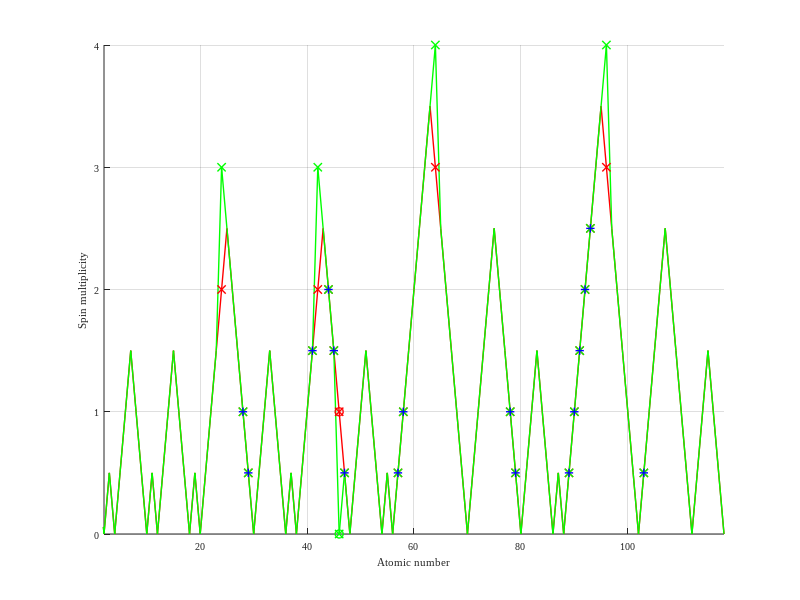
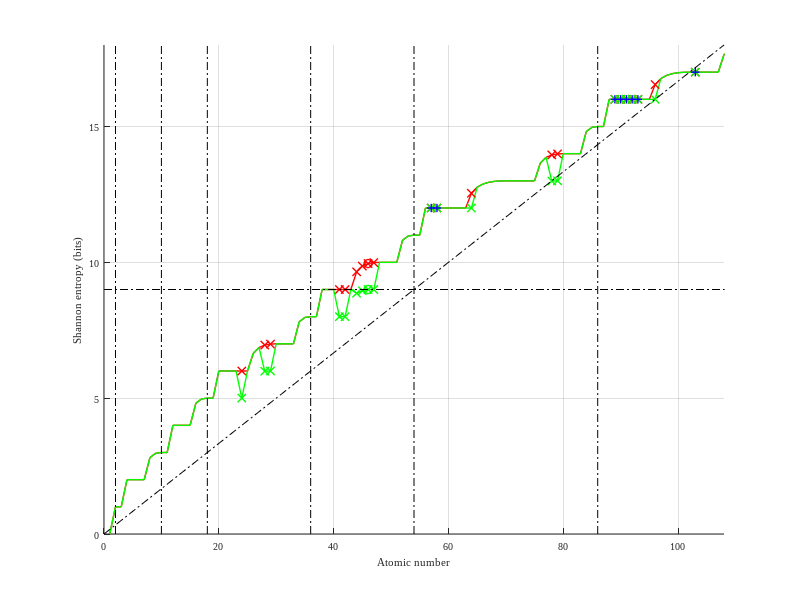

Here is the MATLAB script that generated these plots, in order:
clear all

% Matlab script to calculate and draw chemical elements' entropy following Hund and Aufbau rule.
% Based on
% https://pubs.aip.org/aip/adv/article/13/10/105308/2915332/The-second-law-of-infodynamics-and-its
% https://www.researchgate.net/publication/374752685_Shannon_Entropy_of_Chemical_Elements

% (c) Szymon Lukaszyk
% licensed under MIT License
% email: szymon@patent.pl
% History
% v1: 16.10.2023 1st working version
% v2: 17.10.2023 code simplification
% v3: 18.10.2023 code simplification, spin multiplicities

s2 =   log2(2);
p4 = 2*log2(2)                 -log2(3^(3/4));
p5 =           -log2(2^(2/5))  -log2(3^(3/5))  +log2(5);
d6 =   log2(2)                                 -log2(5^(5/6)) +log2(3);
d7 =           -log2(2^(2/7))                  -log2(5^(5/7)) +log2(7);
d8 = 3*log2(2)                 -log2(3^(3/8))  -log2(5^(5/8)); 
d9 =           -log2(2^(8/9))                  -log2(5^(5/9)) +log2(9);
f8 = 3*log2(2)                                                          -log2(7^(7/8));
f9 =           -log2(2^(2/9))                                           -log2(7^(7/9))  +log2(9); 
f10=   log2(2)                 -log2(3^(3/10))                          -log2(7^(7/10)) +log2(5);
f11=           -log2(2^(8/11))                                          -log2(7^(7/11)) +log2(11);
f12= 2*log2(2)                                 -log2(5^(5/12))          -log2(7^(7/12)) +log2(3);
f13=           -log2(2^(6/13)) -log2(3^(6/13))                          -log2(7^(7/13)) +log2(13);

p4c = 2*log2(2) - (3/4)*log2(3);
p5c =   log2(5) - (3/5)*log2(3) - 2*log2(2)/5;

d6c = log2(6) -(5/6) *log2(5);
d7c = log2(7) -(5/7) *log2(5) - 2*log2(2)/7;
d8c = 3*log2(2) -(5/8) *log2(5) - 3*log2(3)/8;
d9c = log2(9) -(5/9) *log2(5) - 4*log2(4)/9;

f8c = 3*log2(2) -(7/8) *log2(7);
f9c = log2(9) -(7/9) *log2(7) -2*log2(2)/9;
f10c= log2(2) +log2(5)- (7/10)*log2(7) -3*log2(3)/10;
f11c= log2(11) -(7/11)*log2(7) -4*log2(4)/11;
f12c= log2(12) -(7/12)*log2(7) -5*log2(5)/12;
f13c= log2(13) -(7/13)*log2(7) -6*log2(6)/13;

EL={
%Z,	'conf_act'		'conf_auf'  'cmnt'      'S_act' 'S_auf;
1,	0,				0,	        '',             1,	1;
2,	s2,			    s2,	        '1st',			0,	0;
3,	s2,	  		    s2,	        '',             1,	1;
4,	2*s2,		    2*s2,	    '',				0,	0;
5,	2*s2,			2*s2,	    '',             1,	1;
6,	2*s2,			2*s2,	    '',             2,	2;
7,	2*s2,			2*s2,	    '',             3,	3;
8,	2*s2+p4,		2*s2+p4,	'',             2,	2;
9,	2*s2+p5,		2*s2+p5,	'',             1,	1;
10,	3*s2,			3*s2,	    '2nd',			0,	0;
11,	3*s2,			3*s2,	    '',             1,	1;
12,	4*s2,			4*s2,	    '',				0,	0;
13,	4*s2,			4*s2,	    '',             1,	1;
14,	4*s2,			4*s2,	    '',             2,	2;
15,	4*s2,			4*s2,	    '',             3,	3;
16,	4*s2+p4,		4*s2+p4,	'',             2,	2;
17,	4*s2+p5,		4*s2+p5,	'',             1,	1;
18,	5*s2,			5*s2,	    '3rd',			0,	0;
19,	5*s2,			5*s2,	    '',             1,	1;
20,	6*s2,			6*s2,	    '',				0,	0;
21,	6*s2,			6*s2,	    '',             1,	1;
22,	6*s2,			6*s2,	    '',             2,	2;
23,	6*s2,			6*s2,	    '',             3,	3;
24,	5*s2,			6*s2,	    'exc',			6,	4;
25,	6*s2,			6*s2,	    '',				5, 	5;
26,	6*s2+d6,		6*s2+d6,	'',				4,  4;
27,	6*s2+d7,		6*s2+d7,	'',				3,  3;
28,	5*s2+d9,		6*s2+d8,	'exc',			2, 	2;
29,	6*s2,			6*s2+d9,	'exc',			1, 	1;
30,	7*s2,			7*s2,	    '',				0, 	0;
31,	7*s2,			7*s2,	    '',				1, 	1;
32,	7*s2,			7*s2,	    '',				2, 	2;
33,	7*s2,			7*s2,	    '',				3, 	3;
34,	7*s2+p4,		7*s2+p4,	'',				2, 	2;
35,	7*s2+p5,		7*s2+p5,	'',				1, 	1;
36,	8*s2,			8*s2,	    '4th',			0, 	0;
37,	8*s2,			8*s2,	    '',				1, 	1;
38,	9*s2,			9*s2,	    '', 			0, 	0;
39,	9*s2,			9*s2,	    '', 			1, 	1;
40,	9*s2,			9*s2,	    '',				2,  2;
41,	8*s2,			9*s2,	    'exc',			3, 	3;
42,	8*s2,			9*s2,	    'exc',			6, 	4;
43,	9*s2,			9*s2,	    '',				5,  5;
44,	8*s2+d7,		9*s2+d6,	'exc',			4, 	4;
45,	8*s2+d8,		9*s2+d7,	'exc',			3, 	3;
46,	9*s2,			9*s2+d8,	'exc',			0, 	2;
47,	9*s2,			9*s2+d9,	'exc',			1, 	1;
48,	10*s2,			10*s2,	    '',				0, 	0;
49,	10*s2,			10*s2,	    '',				1, 	1;
50,	10*s2,			10*s2,	    '',				2, 	2;
51,	10*s2,			10*s2,	    '',				3, 	3;
52,	10*s2+p4,		10*s2+p4,	'',				2, 	2;
53,	10*s2+p5,		10*s2+p5,	'',				1, 	1;
54,	11*s2,			11*s2,	    '5th',			0, 	0;
55,	11*s2,			11*s2,	    '',				1, 	1;
56,	12*s2,			12*s2,	    '',				0,  0;
57,	12*s2,			12*s2,	    'exc',			1, 	1;
58,	12*s2,			12*s2,	    'exc',			2, 	2;
59,	12*s2,			12*s2,	    '',				3,  3;
60,	12*s2,			12*s2,	    '',				4,  4;
61,	12*s2,			12*s2,	    '',				5,  5;
62,	12*s2,			12*s2,	    '',				6,  6;
63,	12*s2,			12*s2,	    '',				7,  7;
64,	12*s2,			12*s2+f8,	'exc',			8, 	6;
65,	12*s2+f9,		12*s2+f9,	'',				5,  5;
66,	12*s2+f10,		12*s2+f10,	'',				4,  4;
67,	12*s2+f11,		12*s2+f11,	'',				3,  3;
68,	12*s2+f12,		12*s2+f12,	'',				2,  2;
69,	12*s2+f13,		12*s2+f13,	'',				1,  1;
70,	13*s2,			13*s2,	    '',				0,  0;
71,	13*s2,			13*s2,	    '',				1, 	1;
72,	13*s2,			13*s2,	    '',				2,  2;
73,	13*s2,			13*s2,	    '',				3,  3;
74,	13*s2,			13*s2,	    '',				4,  4;
75,	13*s2,			13*s2,	    '',				5,  5;
76,	13*s2+d6,		13*s2+d6,	'',				4,  4;
77,	13*s2+d7,		13*s2+d7,	'',				3,  3;
78,	12*s2+d9,		13*s2+d8,	'exc',			2, 	2;
79,	13*s2,			13*s2+d9,	'exc',			1, 	1;
80,	14*s2,			14*s2,	    '',				0,  0;
81,	14*s2,			14*s2,	    '',				1, 	1;
82,	14*s2,			14*s2,	    '',				2, 	2;
83,	14*s2,			14*s2,	    '',				3, 	3;
84,	14*s2+p4,		14*s2+p4,	'',				2, 	2;
85,	14*s2+p5,		14*s2+p5,	'',				1, 	1;
86,	15*s2,			15*s2,	    '6th',			0, 	0;
87,	15*s2,			15*s2,	    '',				1, 	1;
88,	16*s2,			16*s2,	    '',				0,  0;
89,	16*s2,			16*s2,	    'exc',			1,	1;
90,	16*s2,			16*s2,	    'exc',			2,	2;
91,	16*s2,			16*s2,	    'exc',			3,	3;
92,	16*s2,			16*s2,	    'exc',			4,	4;
93,	16*s2,			16*s2,	    'exc',			5, 	5;
94,	16*s2,			16*s2,	    '',				6,  6;
95,	16*s2,			16*s2,	    '',				7,  7;
96,	16*s2,			16*s2+f8,	'exc',			8,	6;
97,	16*s2+f9,		16*s2+f9,	'',				5,  5; 
98,	16*s2+f10,		16*s2+f10,	'',				4,  4; 
99,	16*s2+f11,		16*s2+f11,	'',				3,  3; 
100,16*s2+f12,		16*s2+f12,	'',				2,  2; 
101,16*s2+f13,		16*s2+f13,	'',				1,  1; 
102,17*s2,			17*s2,	    '',				0,  0;    
103,17*s2,			17*s2,	    'exc',			1,  1;
104,17*s2,			17*s2,	    '',				2,  2;    
105,17*s2,			17*s2,	    'prd',			3,  3; 
106,17*s2,			17*s2,	    'prd',			4,  4;  
107,17*s2,			17*s2,	    'prd',			5,  5;  
108,17*s2+d6,		17*s2+d6,	'prd',			4,  4;  
109,17*s2+d7,		17*s2+d7,	'prd',			3,  3; 
110,17*s2+d8,		17*s2+d8,	'prd',			2,  2; 
111,17*s2+d9,		17*s2+d9,	'prd',			1,  1;  
112,18*s2,		    18*s2,	    'prd',			0,  0;  
113,18*s2,		    18*s2,	    'prd',			1,  1;  
114,18*s2,		    18*s2,	    'prd',			2,  2;  
115,18*s2,		    18*s2,	    'prd',			3,  3;  
116,18*s2+p4,		18*s2+p4,	'prd',			2,  2; 
117,18*s2+p5,		18*s2+p5,	'prd',			1,  1; 
118,19*s2,		    19*s2,	    'prd', 			0,	0};

for k=1:size(EL, 1)
  ZZ(k) = EL{k,1};
  HH(k) = EL{k,2};  
  HHH(k)= EL{k,3};
  SS(k) = EL{k,5}/2;
  SSS(k)= EL{k,6}/2;  
end  

drawspin    = 1;
drawentropy = 1;

if drawspin
    sf = figure
    hold on
    grid on
    linew=1;
    plot(ZZ,SSS, 'r','LineWidth',linew)
    plot(ZZ,SS,  'g','LineWidth',linew)
    plot([0 1], [0 .5],  'g','LineWidth',linew)
    set(gca,'FontName', 'Times New Roman')
    set(gca,'FontSize', 7)
    xlabel('Atomic number')
    ylabel('Spin multiplicity')
    axis([2 118 0 4])
    for k=1:length(ZZ)
        if strcmp(EL{k,4}, 'exc')
            plot(ZZ(k), SSS(k),'rx','LineWidth',linew)
            plot(ZZ(k), SS(k), 'gx','LineWidth',linew)        
            if   SS(k) == SSS(k)
              plot(ZZ(k), SS(k),'b+','LineWidth',linew)  
            end    
        end
        if k == 46
            plot(ZZ(k), SSS(k),'ro','LineWidth',linew)
            plot(ZZ(k), SS(k), 'go','LineWidth',linew)        
        end    
    end  

    %rect = [left, bottom, width, height]
    rect = get(sf, 'OuterPosition')
    rect(4) = rect(4)*.6;
    set(sf, 'OuterPosition', rect)
end
if drawentropy
    ef = figure
    hold on
    grid on
    linew=1;
    plot(ZZ,HHH, 'r','LineWidth',linew)
    plot(ZZ,HH, 'g','LineWidth',linew)
    %plot(NiLineZ,NiLineen, 'g:','LineWidth',linew)
    set(gca,'FontName', 'Times New Roman')
    set(gca,'FontSize', 7)
    xlabel('Atomic number')
    ylabel('Shannon entropy (bits)')
    axis([0 108 0 18*log2(2)]) % bits

    for k=1:size(EL, 1)
        if strcmp(EL{k,4}, 'exc')
            plot(ZZ(k), HHH(k),'rx','LineWidth',linew)
            plot(ZZ(k), HH(k),'gx','LineWidth',linew)        
            if   HH(k) == HHH(k)
              plot(ZZ(k), HH(k),'b+','LineWidth',linew)  
            end    
        end
        if k == 46
            plot(ZZ(k), HHH(k),'ro','LineWidth',linew)
            plot(ZZ(k), HH(k), 'go','LineWidth',linew)        
        end    
    end  

    line([2   2], [0 19], 'Color',[0 0 0], 'LineStyle', '-.');
    line([10 10], [0 19], 'Color',[0 0 0], 'LineStyle', '-.');
    line([18 18], [0 19], 'Color',[0 0 0], 'LineStyle', '-.');
    line([36 36], [0 19], 'Color',[0 0 0], 'LineStyle', '-.');
    line([54 54], [0 19], 'Color',[0 0 0], 'LineStyle', '-.');
    line([86 86], [0 19], 'Color',[0 0 0], 'LineStyle', '-.');

    line([0 118], [9 9], 'Color',[0 0 0], 'LineStyle', '-.');

    line([0 108], [0 18], 'Color',[0 0 0], 'LineStyle', '-.');
end

% simplified formulas verification
%        Z S_act S_Auf H_act                       H_Auf
TabEx= [24  6 4 5 *log2(2)                         6*log2(2);
        28  2 2  log2(2^(37/9) * 3^2 * 5^(-5/9))   log2(2^9 * 3^(-3/8) * 5^(-5/8) );
        29	1 1 6 *log2(2)                         log2(2^(46/9) * 3^2 * 5^(-5/9));
        41  5 3 8 *log2(2)                         9*log2(2);
        42  6 4 8 *log2(2)                         9*log2(2);
        44	4 4 log2(2^(54/7) * 5^(-5/7) * 7 )     log2(2^10 * 3 * 5^(-5/6));        
        45  3 3 log2(2^11 * 3^(-3/8) * 5^(-5/8))   log2(2^(61/7) * 5^(-5/7) * 7);        
        46  0 2 9 *log2(2)                         log2(2^12 * 3^(-3/8) * 5^(-5/8) );
        47  1 1 9 *log2(2)                         log2(2^(73/9) * 3^2 * 5^(-5/9));
        57  1 1 12*log2(2)                         12*log2(2);
        58  2 2 12*log2(2)                         12*log2(2);
        64	8 6 12*log2(2)                         log2(2^15 * 7^(-7/8));
        78  2 2 log2(2^(100/9) * 5^(-5/9) * 3^2)   log2(2^16 * 3^(-3/8) * 5^(-5/8));
        79	1 1 13*log2(2)                         log2(2^(109/9) * 5^(-5/9) * 3^2);
        89  1 1 16*log2(2)                         16*log2(2);
        90  2 2 16*log2(2)                         16*log2(2);
        91  3 3 16*log2(2)                         16*log2(2);
        92  4 4 16*log2(2)                         16*log2(2);
        93  5 5 16*log2(2)                         16*log2(2);
        96	8 6 16*log2(2)                         log2(2^19 * 7^(-7/8));                       %log2(2^(142/9) * 3^2 * 7^(-7/9));
        103 1 1 17*log2(2)                         17*log2(2)];    

%        78  2 2 12*s2-log2(2^(8/9))-log2(5^(5/9))+log2(9)         16*log2(2)-log2(3^(3/8))-log2(5^(5/8));
%        78  2 2 log2(2^16 * 3^(-3/8) *5^(-5/8))    log2(2^15 * 3^(-3/8) * 5^(-5/8));
       %d8 = ; 
        %d9 =           ;

        
%plot( TabEx(:,1),  TabEx(:,4), 'bo','LineWidth',linew) %act
%plot( TabEx(:,1),  TabEx(:,5), 'c+','LineWidth',linew) %Auf
        
